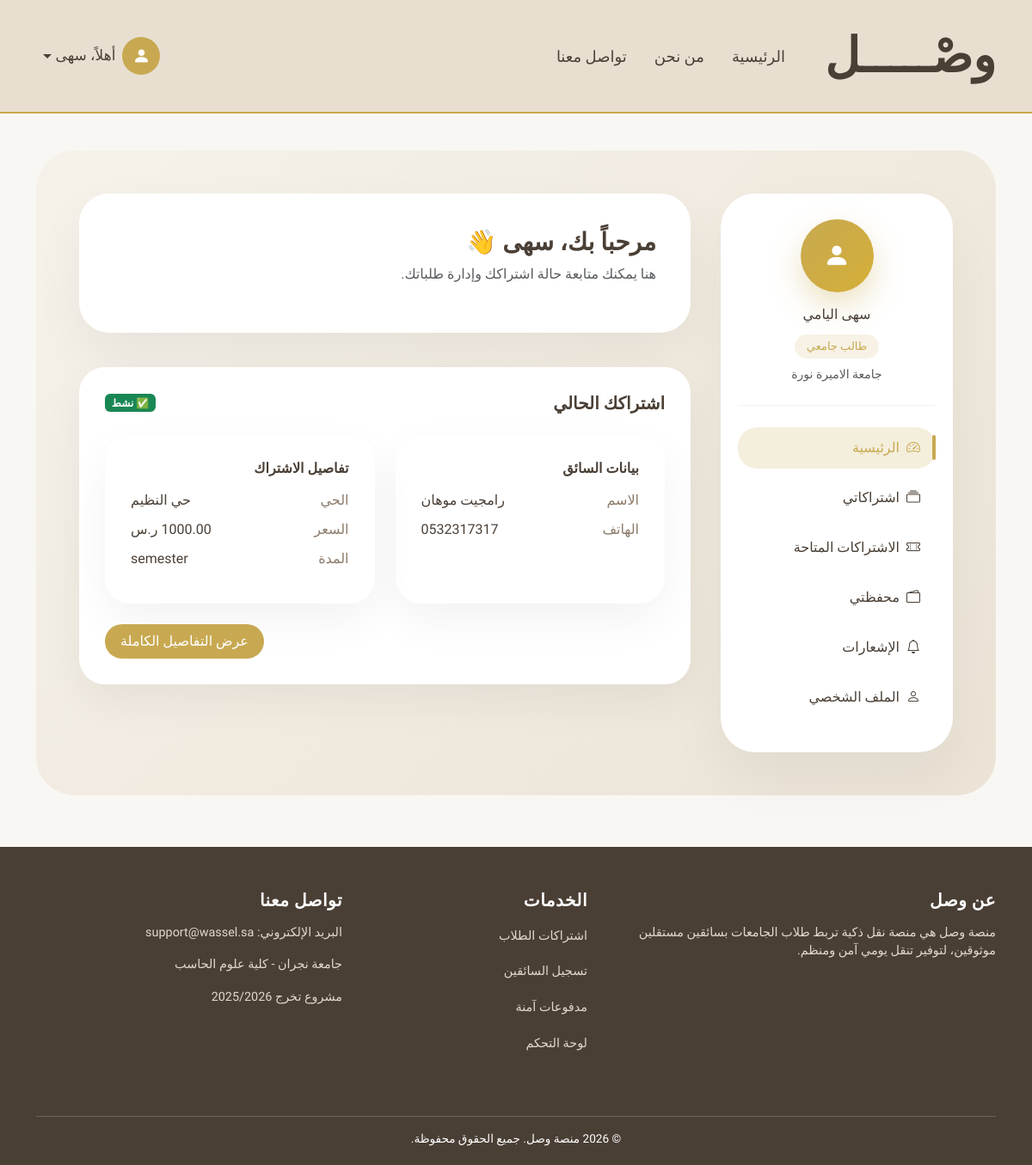
Screenshot of /student/dashboard/ (signed in) with the database file from the repository.
### accounts/models.py (models this page shows, shortened)
class User(AbstractUser):
    username = None  # حذفنا username رسميًا
    ROLE_CHOICES = (
        ('student', 'طالب'),
        ('driver', 'سائق'),
        ('admin', 'مشرف'),  # 🔥 الجديد
    )
    STATUS_CHOICES = (
        ('active', 'نشط'),
        ('banned', 'محظور'),
    )
    ADMIN_LEVELS = (
        (1, "Super Admin"),
        (2, "Manager"),
    )
    admin_level = models.IntegerField(
        choices=ADMIN_LEVELS,
        null=True,
        blank=True
    )
    email = models.EmailField(unique=True)
    role = models.CharField(
        max_length=20,
        choices=ROLE_CHOICES,
        default='student'
    )
    phone = models.CharField(max_length=20)
    city = models.ForeignKey(
        City,
        on_delete=models.PROTECT,
        related_name="users",
        verbose_name="المدينة"
    )
    status = models.CharField(
        max_length=20,
        choices=STATUS_CHOICES,
        default='active'
    )
    USERNAME_FIELD = "email"
    REQUIRED_FIELDS = ["first_name", "last_name", "phone"]
    objects = CustomUserManager()

### student/models.py (models this page shows, shortened)
class StudentProfile(models.Model):
    GENDER_CHOICES = (
        ("male", "ذكر"),
        ("female", "أنثى"),
    )
    user = models.OneToOneField(
        settings.AUTH_USER_MODEL,
        on_delete=models.CASCADE,
        related_name="student_profile"
    )
    neighborhood = models.CharField(
        max_length=150
    )
    location_url = models.URLField(
        blank=True,
        null=True
    )
    university_name = models.CharField(
        max_length=150
    )
    gender = models.CharField(
        max_length=10,
        choices=GENDER_CHOICES
    )
    created_at = models.DateTimeField(auto_now_add=True)

### subscriptions/models.py (models this page shows, shortened)
class SubscriptionRequest(models.Model):
    STATUS_CHOICES = (
        ("pending", "قيد الانتظار"),
        ("approved", "مقبول"),
        ("rejected", "مرفوض"),
        ("cancelled", "ملغي"),
    )
    student = models.ForeignKey(
        StudentProfile,
        on_delete=models.CASCADE,
        related_name="subscription_requests"
    )
    subscription = models.ForeignKey(
        Subscription,
        on_delete=models.CASCADE,
        related_name="requests"
    )
    status = models.CharField(
        max_length=20,
        choices=STATUS_CHOICES,
        default="pending"
    )
    request_date = models.DateTimeField(auto_now_add=True)
    decision_date = models.DateTimeField(blank=True, null=True)
    joined_at = models.DateTimeField(null=True, blank=True)
    price_snapshot = models.DecimalField(
        max_digits=8,
        decimal_places=2,
        blank=True,
        null=True
    )
    note = models.TextField(blank=True, null=True)
    class Meta:
        constraints = [
            models.UniqueConstraint(
                fields=["student", "subscription"],
                condition=Q(status__in=["pending", "approved"]),
                name="unique_active_subscription_request"
            )
        ]

class Subscription(models.Model):
    DURATION_CHOICES = (
        ("monthly", "شهري"),
        ("semester", "فصلي"),
    )
    STATUS_CHOICES = (
        ("active", "Active"),
        ("inactive", "Inactive"),
        ("full", "Full"),
    )
    driver = models.ForeignKey(
        DriverProfile,
        on_delete=models.CASCADE,
        related_name="subscriptions"
    )
    neighborhood = models.CharField(max_length=200)
    price = models.DecimalField(max_digits=8, decimal_places=2)
    seats = models.PositiveIntegerField()
    available_seats = models.PositiveIntegerField()
    duration = models.CharField(
        max_length=20,
        choices=DURATION_CHOICES
    )
    status = models.CharField(
        max_length=20,
        choices=STATUS_CHOICES,
        default="active"
    )
    start_date = models.DateField()
    end_date = models.DateField()
    notes = models.TextField(blank=True, null=True)
    created_at = models.DateTimeField(auto_now_add=True)

### driver/models.py (models this page shows, shortened)
class DriverProfile(models.Model):
    VERIFICATION_STATUS = (
        ("incomplete", "غير مكتمل"),
        ("pending", "قيد المراجعة"),
        ("approved", "مقبول"),
        ("rejected", "مرفوض"),
    )
    user = models.OneToOneField(
        settings.AUTH_USER_MODEL,
        on_delete=models.CASCADE,
        related_name="driver_profile"
    )
    id_document_image = CloudinaryField(
        'image',
        folder='wasl/drivers/docs',
        blank=True,
        null=True
    )
    driving_license_image = CloudinaryField(
        'image',
        folder='wasl/drivers/docs',
        blank=True,
        null=True
    )
    vehicle_registration_image = CloudinaryField(
        'image',
        folder='wasl/drivers/vehicle',
        blank=True,
        null=True
    )
    vehicle_insurance_image = CloudinaryField(
        'image',
        folder='wasl/drivers/vehicle',
        blank=True,
        null=True
    )
    vehicle_front_image = CloudinaryField(
        'image',
        folder='wasl/drivers/vehicle',
        blank=True,
        null=True
    )
    vehicle_back_image = CloudinaryField(
        'image',
        folder='wasl/drivers/vehicle',
        blank=True,
        null=True
    )
    vehicle_side_image = CloudinaryField(
        'image',
        folder='wasl/drivers/vehicle',
        blank=True,
        null=True
    )
    vehicle_model = models.CharField(
        max_length=100,
        blank=True,
        null=True
    )
    verification_status = models.CharField(
        max_length=20,
        choices=VERIFICATION_STATUS,
        default="incomplete"
    )
    rejection_reason = models.TextField(
        blank=True,
        null=True
    )
    submitted_at = models.DateTimeField(auto_now_add=True)
    updated_at = models.DateTimeField(auto_now=True)
    reviewed_at = models.DateTimeField(blank=True, null=True)

### student/views.py (the view)
# urls.py: path("dashboard/", views.student_dashboard, name="dashboard"),
@login_required
def student_dashboard(request):
    if request.user.role != "student":
        return redirect("main:index")
    profile = getattr(request.user, "student_profile", None)
    if not profile:
        return redirect("student:profile")
    today = timezone.now().date()
    active_request = SubscriptionRequest.objects.filter(
        student=profile,
        status="approved",
        subscription__end_date__gte=today
    ).select_related("subscription__driver__user").first()
    pending_request = SubscriptionRequest.objects.filter(
        student=profile,
        status="pending"
    ).first()
    available_subscriptions = None
    if not active_request:
        available_subscriptions = Subscription.objects.filter(
            status="active",
            driver__user__city=request.user.city
        ).select_related("driver__user")[:6]
    context = {
        "active_request": active_request,
        "pending_request": pending_request,
        "available_subscriptions": available_subscriptions,
    }
    return render(request, "student/dashboard.html", context)

### student/templates/student/dashboard.html (shortened to what this page needs)
{% extends "student/base_student.html" %}
{% block student_content %}
<div class="dashboard-welcome">
    <h3>مرحباً بك، {{ user.first_name }} 👋</h3>
    <p class="text-muted mt-2">
        هنا يمكنك متابعة حالة اشتراكك وإدارة طلباتك.
    </p>
</div>
{% if not active_request %}
<div class="status-card text-center">
    <h5 class="fw-bold mb-3">لا يوجد لديك اشتراك حالياً</h5>
    <p class="text-muted mb-4">
        يمكنك استعراض الاشتراكات المتاحة واختيار الأنسب لك.
    </p>
    <a href="{% url 'student:subscriptions' %}" class="btn btn-accent">
        استعراض الاشتراكات
    </a>
</div>
{% elif active_request.status == "approved" %}
<div class="status-card">
    <div class="d-flex justify-content-between align-items-center mb-4">
        <h5 class="fw-bold mb-0">اشتراكك الحالي</h5>
        <span class="badge bg-success">
            ✅ نشط
        </span>
    </div>
    <div class="row g-4">
        <div class="col-md-6">
            <div class="subscription-card">
                <h6 class="fw-bold mb-3">بيانات السائق</h6>
                <div class="info-row">
                    <span>الاسم</span>
                    <span>{{ active_request.subscription.driver.user.get_full_name }}</span>
                </div>
                <div class="info-row">
                    <span>الهاتف</span>
                    <span>{{ active_request.subscription.driver.user.phone }}</span>
                </div>
            </div>
        </div>
        <div class="col-md-6">
            <div class="subscription-card">
                <h6 class="fw-bold mb-3">تفاصيل الاشتراك</h6>
                <div class="info-row">
                    <span>الحي</span>
                    <span>{{ active_request.subscription.neighborhood }}</span>
                </div>
                <div class="info-row">
                    <span>السعر</span>
                    <span>{{ active_request.price_snapshot }} ر.س</span>
                </div>
                <div class="info-row">
                    <span>المدة</span>
                    <span>{{ active_request.subscription.duration }}</span>
                </div>
            </div>
        </div>
    </div>
    <div class="mt-4 text-end">
        <a href="{% url 'student:subscription_detail' active_request.id %}" class="btn btn-accent">
            عرض التفاصيل الكاملة
        </a>
    </div>
</div>
{% endif %}
{% endblock %}

### student/templates/student/base_student.html (shortened to what this page needs)
{% extends "base.html" %}
{% block content %}
<div class="student-page-bg">
    <div class="student-layout">
        <div class="student-sidebar d-none d-lg-block">
            <div class="student-profile-box">
                <div class="student-avatar">
                    <i class="bi bi-person-fill"></i>
                </div>
                <h6 class="mt-3 mb-1">{{ user.get_full_name }}</h6>
                <span class="student-status">طالب جامعي</span>
                {% if user.student_profile.university_name %}
                <p class="small text-muted mt-2 mb-0">
                    {{ user.student_profile.university_name }}
                </p>
                {% endif %}
            </div>
            <a href="{% url 'student:dashboard' %}"
               class="student-link {% if request.resolver_match.url_name == 'dashboard' %}active{% endif %}">
                <i class="bi bi-speedometer2 me-2"></i>
                الرئيسية
            </a>
            <a href="{% url 'student:my_subscriptions' %}"
            class="student-link {% if request.resolver_match.url_name == 'my_subscriptions' %}active{% endif %}">
                <i class="bi bi-collection me-2"></i>
                اشتراكاتي
            </a>
            <a href="{% url 'student:subscriptions' %}"
               class="student-link {% if request.resolver_match.url_name == 'subscriptions' %}active{% endif %}">
                <i class="bi bi-ticket-perforated me-2"></i>
                الاشتراكات المتاحة
            </a>
            <a href="{% url 'payment:wallet' %}"
            class="student-link {% if request.resolver_match.url_name == 'wallet' %}active{% endif %}">
                <i class="bi bi-wallet2 me-2"></i>
                محفظتي
            </a>
            <a href="{% url 'student:notifications' %}"
                class="student-link {% if request.resolver_match.url_name == 'notifications' %}active{% endif %}">
                <i class="bi bi-bell me-2"></i>
                الإشعارات
            </a>
            <a href="{% url 'student:profile' %}"
               class="student-link {% if request.resolver_match.url_name == 'profile' %}active{% endif %}">
                <i class="bi bi-person me-2"></i>
                الملف الشخصي
            </a>
        </div>
        <div class="student-content">
            {% block student_content %}{% endblock %}
        </div>
    </div>
</div>
{% endblock %}

### templates/base.html (shortened to what this page needs)
{% load static %}
<!DOCTYPE html>
<html lang="ar" dir="rtl">
<head>
    <link href="https://cdn.jsdelivr.net/npm/bootstrap-icons/font/bootstrap-icons.css" rel="stylesheet">
    <link href="https://cdn.jsdelivr.net/npm/bootstrap@5.3.2/dist/css/bootstrap.rtl.min.css" rel="stylesheet">
</head>
<body>
    <nav class="navbar navbar-expand-lg fixed-top custom-navbar">
        <div class="container">
            <a class="navbar-brand" href="{% url 'main:index' %}">وصْـــــل</a>
            <div class="collapse navbar-collapse" id="navbarNav">
                <ul class="navbar-nav align-items-center me-auto">
                    <li class="nav-item mx-2">
                        <a class="nav-link {% if request.resolver_match.url_name == 'index' %}active-link{% endif %}"
                            href="{% url 'main:index' %}">
                            الرئيسية
                        </a>
                    </li>
                    <li class="nav-item mx-2">
                        <a class="nav-link {% if request.resolver_match.url_name == 'about' %}active-link{% endif %}"
                            href="{% url 'main:about' %}">
                            من نحن
                        </a>
                    </li>
                    <li class="nav-item mx-2">
                        <a class="nav-link {% if request.resolver_match.url_name == 'contact' %}active-link{% endif %}"
                            href="{% url 'main:contact' %}">
                            تواصل معنا
                        </a>
                    </li>
                </ul>
                <ul class="navbar-nav align-items-center">
                    {% if user.is_authenticated %}
                    <li class="nav-item dropdown user-dropdown">
                        <a class="nav-link dropdown-toggle d-flex align-items-center user-trigger" href="#"
                            role="button" data-bs-toggle="dropdown" aria-expanded="false">
                            <div class="user-icon">
                                <i class="bi bi-person-fill"></i>
                            </div>
                            <span class="user-name ms-2">
                                أهلاً، {{ user.first_name }}
                            </span>
                        </a>
                    </li>
                    {% endif %}
                </ul>
            </div>
        </div>
    </nav>
    <main class="container">
                    {% block content %}
                    {% endblock %}
    </main>
    <footer>
        <div class="container">
            <div class="row">
                <div class="col-md-5 mb-4">
                    <h5>عن وصل</h5>
                    <p>
                        منصة وصل هي منصة نقل ذكية تربط طلاب الجامعات
                        بسائقين مستقلين موثوقين، لتوفير تنقل يومي آمن ومنظم.
                    </p>
                </div>
                <div class="col-md-3 mb-4">
                    <h5>الخدمات</h5>
                    <ul class="list-unstyled">
                        <li><a href="#">اشتراكات الطلاب</a></li>
                        <li><a href="#">تسجيل السائقين</a></li>
                        <li><a href="#">مدفوعات آمنة</a></li>
                        <li><a href="#">لوحة التحكم</a></li>
                    </ul>
                </div>
                <div class="col-md-4 mb-4">
                    <h5>تواصل معنا</h5>
                    <p>البريد الإلكتروني: support@wassel.sa</p>
                    <p>جامعة نجران - كلية علوم الحاسب</p>
                    <p>مشروع تخرج 2025/2026</p>
                </div>
            </div>
            <div class="footer-bottom">
                © 2026 منصة وصل. جميع الحقوق محفوظة.
            </div>
        </div>
    </footer>
</body>
</html>

### rows the page displays
User: first_name "سهى", get_full_name "سهى اليامي", student_profile.university_name "جامعة الاميرة نورة"
SubscriptionRequest: subscription.driver.user.get_full_name "رامجيت موهان", subscription.driver.user.phone "0532317317", subscription.neighborhood "حي النظيم", subscription.duration "semester"
